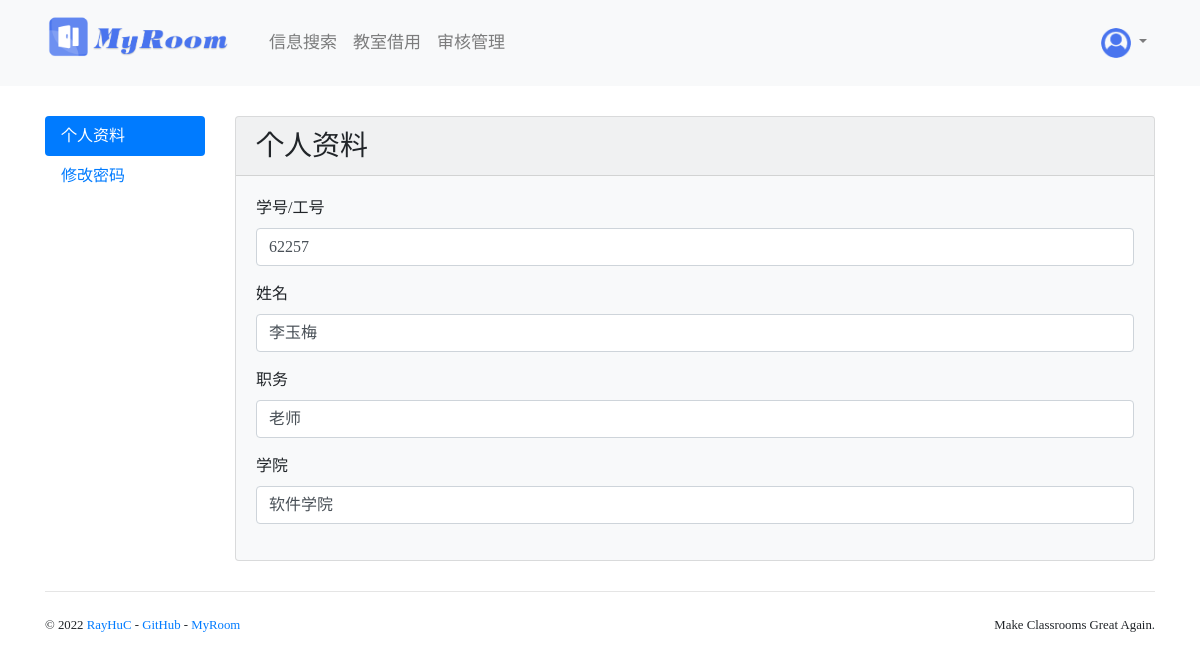
The app's page /user/profile (signed in), older data.
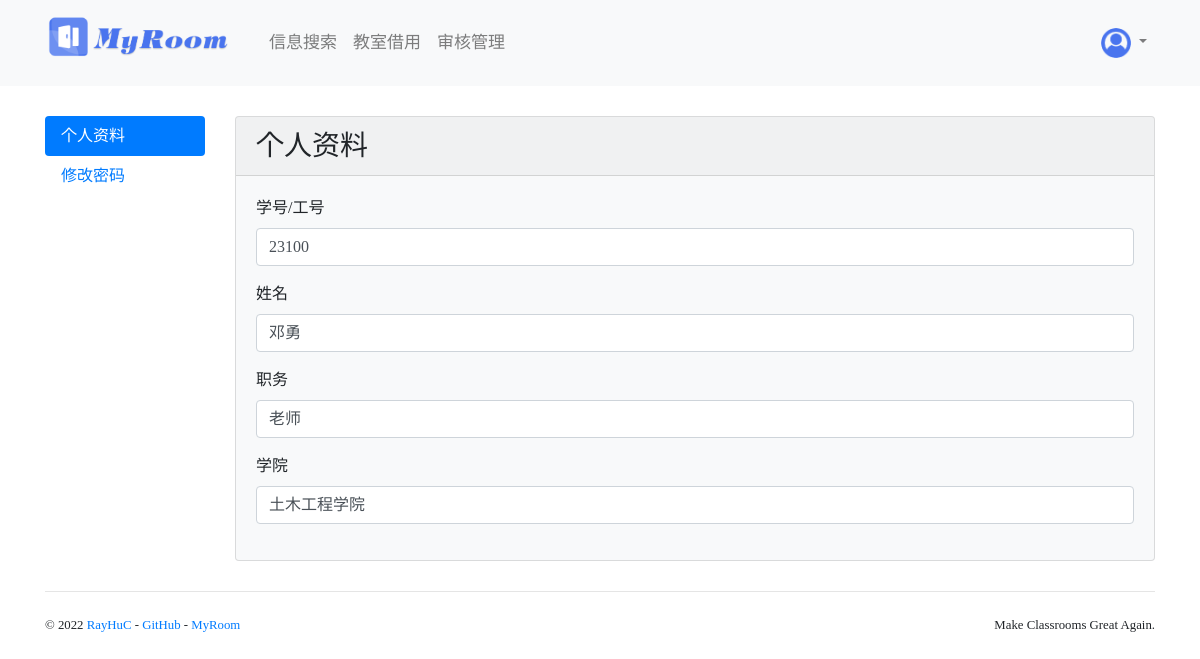
The same page, newer data.
### myroom/models.py (models this page shows, shortened)
class User(db.Model, UserMixin):
    id = db.Column(db.Integer, primary_key=True)
    number = db.Column(db.String(10),nullable=False,unique=True,index=True) #工号/学号
    password_hash = db.Column(db.String(128))   #密码(加密后)
    admin = db.Column(db.Boolean, nullable=False, default=False)    #是否是管理员
    name = db.Column(db.String(20), nullable=False)                     #姓名
    sex = db.Column(db.String(7), nullable=False, default='male')       #性别(male,female)
    type = db.Column(db.String(10), nullable=False, default='Student')  #类型(Student,Teacher,Admin)
    department_id = db.Column(db.Integer, db.ForeignKey('department.id'))   #所属学院
    department = db.relationship('Department', back_populates='users')
    events = db.relationship('Event', back_populates='user', cascade='all, delete-orphan')
    open_courses = db.relationship('OpenCourse', back_populates='user', cascade='save-update, merge')

class Department(db.Model):
    id = db.Column(db.Integer, primary_key=True)
    name = db.Column(db.String(20), nullable=False, unique=True)    #院系名
    courses = db.relationship('Course', back_populates='department', cascade='all, delete-orphan')
    users = db.relationship('User', back_populates='department', cascade='save-update, merge')

### myroom/blueprints/user.py (the view)
@user_bp.route('/profile')
@login_required
def index():
    form = ProfileForm()
    type = '学生'
    if current_user.type == 'Teacher':
        type = '老师'
    elif current_user.type == 'Admin':
        type = '管理员'
    else:
        type = '学生'
    form.number.data = current_user.number
    form.name.data = current_user.name
    form.type.data = type
    form.dp.data = current_user.department.name
    return render_template('user/profile.html', form=form)

### myroom/forms/user.py
class ProfileForm(FlaskForm):
    number = StringField('学号/工号')   #工号/学号
    name = StringField('姓名')  #姓名
    type = StringField('职务')  #类型(Student,Teacher,Admin)
    dp = StringField('学院')    #学院

### myroom/__init__.py (called while the page is built)
def register_template_context(app):
    @app.context_processor
    def make_template_context():
        if current_user.is_authenticated:
            pass
        return dict()

### myroom/extensions.py (called while the page is built)
@login_manager.user_loader
def load_user(user_id):
    from myroom.models import User
    user = User.query.get(int(user_id))
    return user

### myroom/templates/user/profile.html (shortened to what this page needs)
{% extends 'user/base.html' %}
{% from 'bootstrap4/form.html' import render_form %}
{% block user_content %}
    <div class="card w-100 bg-light">
        <h3 class="card-header">个人资料</h3>
        <div class="card-body">
            {{ render_form(form) }}
        </div>
    </div>
{% endblock %}

Row changes from the older to the newer data that the page shows:
changed User: number "62257" → "23100"; name "李玉梅" → "邓勇"
Text that changed along with them:
form field dp: "软件学院" → "土木工程学院"
